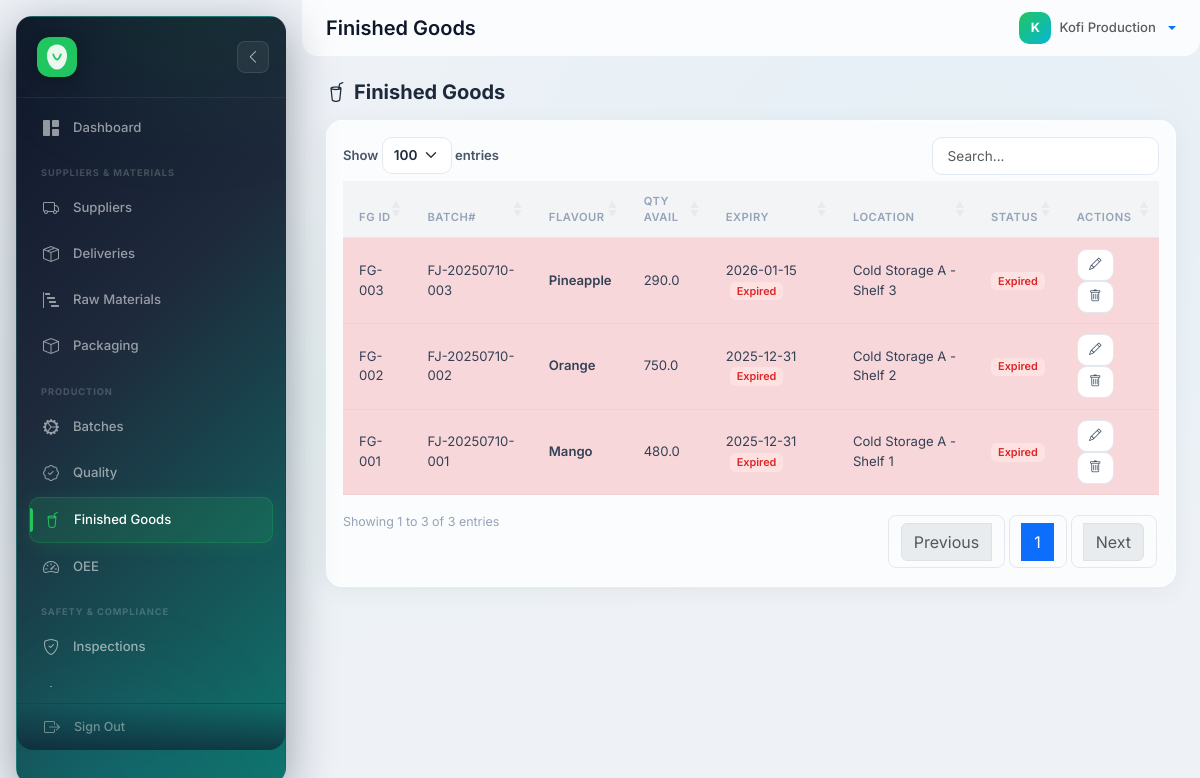
Screenshot of /?route=finished-goods (signed in) with the database file from the repository.
### tables this page shows
CREATE TABLE finished_goods (
    FG_ID              VARCHAR(50)    PRIMARY KEY,
    BatchID            VARCHAR(50)    DEFAULT NULL,
    Flavour            VARCHAR(100)   NOT NULL,
    ExpiryDate         DATE           NOT NULL,
    QuantityAvailable  DECIMAL(10,2)  DEFAULT 0,
    Unit               VARCHAR(30)    DEFAULT 'bottles',
    StorageLocation    VARCHAR(100)   DEFAULT NULL,
    created_at         TIMESTAMP      DEFAULT CURRENT_TIMESTAMP,
    FOREIGN KEY (BatchID) REFERENCES production_batches(BatchID) ON UPDATE CASCADE ON DELETE SET NULL,
    INDEX idx_fg_expiry (ExpiryDate),
    INDEX idx_fg_flavour(Flavour)
);

CREATE TABLE production_batches (
    BatchID               VARCHAR(50)    PRIMARY KEY,
    BatchNumber           VARCHAR(50)    NOT NULL UNIQUE,
    ProductionDate        DATE           NOT NULL,
    Flavour               VARCHAR(100)   NOT NULL,
    Quantity              DECIMAL(10,2)  NOT NULL DEFAULT 0,
    Unit                  VARCHAR(30)    DEFAULT 'litres',
    Status                ENUM('Pending','In Progress','Completed','Rejected','Cancelled') DEFAULT 'Pending',
    UserID                VARCHAR(50)    DEFAULT NULL,
    RawMaterialID         VARCHAR(50)    DEFAULT NULL,
    PackagingMaterialID   VARCHAR(50)    DEFAULT NULL,
    MachineID             VARCHAR(50)    DEFAULT NULL,
    Notes                 TEXT           DEFAULT NULL,
    created_at            TIMESTAMP      DEFAULT CURRENT_TIMESTAMP,
    updated_at            TIMESTAMP      DEFAULT CURRENT_TIMESTAMP ON UPDATE CURRENT_TIMESTAMP,
    FOREIGN KEY (UserID)              REFERENCES users(UserID) ON UPDATE CASCADE ON DELETE SET NULL,
    FOREIGN KEY (RawMaterialID)       REFERENCES raw_materials(MaterialID) ON UPDATE CASCADE ON DELETE SET NULL,
    FOREIGN KEY (PackagingMaterialID) REFERENCES packaging_materials(PackageID) ON UPDATE CASCADE ON DELETE SET NULL,
    FOREIGN KEY (MachineID)           REFERENCES machines(MachineID) ON UPDATE CASCADE ON DELETE SET NULL,
    INDEX idx_pb_date   (ProductionDate),
    INDEX idx_pb_status (Status),
    INDEX idx_pb_flavour(Flavour)
);

### backend/controllers/Controller.php (called while the page is built, shortened)
<?php
abstract class Controller
{
    protected string $viewPath;
    protected function render(string $view, array $data = []): void
    {
        extract($data);
        $viewFile = APP_ROOT . '/frontend/views/' . $this->viewPath . '/' . $view . '.php';
        require $viewFile;
        require APP_ROOT . '/frontend/views/layouts/main.php';
    }
}

### backend/controllers/FinishedGoodsController.php (called while the page is built, shortened)
<?php
require_once __DIR__ . '/Controller.php';
class FinishedGoodsController extends Controller {
    public function __construct() {
        $this->model = new FinishedGoodModel();
    }
    public function index(): void {
        $this->render('index', ['goods' => $this->model->getAllDetailed()]);
    }
}

### backend/models/Model.php (called while the page is built, shortened)
<?php
require_once __DIR__ . '/../config/database.php';
abstract class Model
{
    protected PDO $db;
    public function __construct()
    {
        $this->db = getDb();
    }
    public function query(string $sql, array $params = []): array
    {
        $stmt = $this->db->prepare($sql);
        $stmt->execute($params);
        return $stmt->fetchAll();
    }
}

### backend/config/database.php (called while the page is built, shortened)
<?php
function getDb(): PDO {
    static $pdo = null;
    if ($pdo === null) {
        $dsn = 'mysql:host=' . DB_HOST . ';dbname=' . DB_NAME . ';charset=' . DB_CHARSET;
        $options = [
            PDO::ATTR_ERRMODE            => PDO::ERRMODE_EXCEPTION,
            PDO::ATTR_DEFAULT_FETCH_MODE => PDO::FETCH_ASSOC,
            PDO::ATTR_EMULATE_PREPARES   => false,
        ];
         $pdo = new PDO($dsn, DB_USER, DB_PASS, $options);
    }
    return $pdo;
}
function sanitize(mixed $input): string {
    return htmlspecialchars(trim((string)$input), ENT_QUOTES, 'UTF-8');
}

### backend/models/FinishedGoodModel.php (called while the page is built, shortened)
<?php
require_once __DIR__ . '/Model.php';
class FinishedGoodModel extends Model {
    public function getAllDetailed(): array {
        return $this->query(
            "SELECT fg.*, pb.BatchNumber
             FROM finished_goods fg
             LEFT JOIN production_batches pb ON fg.BatchID = pb.BatchID
             ORDER BY fg.FG_ID DESC"
        );
    }
}

### frontend/views/finished_goods/index.php (the view, shortened to what this page needs)
<?php $pageTitle = 'Finished Goods'; ?>
<div class="d-flex justify-content-between align-items-center mb-3">
    <h5 class="fw-bold mb-0"><i class="bi bi-cup-straw me-2"></i><?= $pageTitle ?></h5>
</div>
<div class="card border-0 shadow-sm">
    <div class="card-body">
        <table id="dataTable" class="table table-hover align-middle">
            <thead class="table-light">
                <tr><th>FG ID</th><th>Batch#</th><th>Flavour</th><th>Qty Avail</th><th>Expiry</th><th>Location</th><th>Status</th><th>Actions</th></tr>
            </thead>
            <tbody>
                <?php foreach ($goods as $g): ?>
                <?php $expiring = strtotime($g['ExpiryDate'] ?? '') <= strtotime('+30 days') && strtotime($g['ExpiryDate'] ?? '') >= time(); ?>
                <?php $expired = strtotime($g['ExpiryDate'] ?? '') < time(); ?>
                <tr class="<?= $expired ? 'table-danger' : ($expiring ? 'table-warning' : '') ?>">
                    <td><?= sanitize($g['FG_ID']) ?></td>
                    <td><?= sanitize($g['BatchNumber'] ?? $g['batch_number'] ?? '') ?></td>
                    <td class="fw-semibold"><?= sanitize($g['Flavour'] ?? '') ?></td>
                    <td><?= number_format((float)($g['QuantityAvailable'] ?? 0), 1) ?></td>
                    <td>
                        <?= sanitize($g['ExpiryDate'] ?? '') ?>
                        <?php if ($expired): ?><span class="badge bg-danger ms-1">Expired</span>
                        <?php elseif ($expiring): ?><span class="badge bg-warning text-dark ms-1">Expiring Soon</span>
                        <?php endif; ?>
                    </td>
                    <td><?= sanitize($g['StorageLocation'] ?? $g['storage_location'] ?? '') ?></td>
                    <td>
                        <?php if ($expired): ?><span class="badge bg-danger">Expired</span>
                        <?php elseif ($expiring): ?><span class="badge bg-warning text-dark">Warning</span>
                        <?php else: ?><span class="badge bg-success">Good</span>
                        <?php endif; ?>
                    </td>
                    <td>
                        <a href="?route=finished-goods/edit&id=<?= urlencode($g['FG_ID']) ?>" class="btn btn-sm btn-outline-primary" title="Edit"><i class="bi bi-pencil"></i></a>
                        <a href="?route=finished-goods/delete&id=<?= urlencode($g['FG_ID']) ?>" class="btn btn-sm btn-outline-danger" title="Delete" onclick="return confirm('Delete this finished good?')"><i class="bi bi-trash"></i></a>
                    </td>
                </tr>
                <?php endforeach; ?>
            </tbody>
        </table>
    </div>
</div>

### frontend/assets/css/glass.css (style rules this page uses)
:root { --sidebar-width: 270px; --sidebar-collapsed: 85px; --glass-bg: rgba(255,255,255,0.78); --glass-border: rgba(255,255,255,0.5); --glass-shadow: 0 4px 24px rgba(0,0,0,0.05); --glass-blur: blur(24px); --brand: #22c55e; --brand-accent: #06b6d4; --gradient-brand: linear-gradient(135deg, #22c55e 0%, #06b6d4 100%); --gradient-warm: linear-gradient(135deg, #f97316 0%, #ef4444 100%); --gradient-cool: linear-gradient(135deg, #6366f1 0%, #8b5cf6 100%); --gradient-sky: linear-gradient(135deg, #0ea5e9 0%, #2563eb 100%); --gradient-rose: linear-gradient(135deg, #f43f5e 0%, #e11d48 100%); --gradient-amber: linear-gradient(135deg, #f59e0b 0%, #d97706 100%); --gradient-emerald: linear-gradient(135deg, #10b981 0%, #059669 100%); --radius: 16px; --radius-sm: 10px; }
*, *::before, *::after { box-sizing: border-box; }
body { font-family: 'Inter', system-ui, -apple-system, sans-serif !important; background: #eef2f7 !important; background-image: radial-gradient(ellipse at 20% 50%, rgba(34,197,94,0.04) 0%, transparent 50%), radial-gradient(ellipse at 80% 20%, rgba(6,182,212,0.04) 0%, transparent 50%) !important; color: #1e293b; -webkit-font-smoothing: antialiased; }
.card, .border-0 { background: var(--glass-bg) !important; backdrop-filter: var(--glass-blur) !important; -webkit-backdrop-filter: var(--glass-blur) !important; border: 1px solid var(--glass-border) !important; border-radius: var(--radius) !important; box-shadow: var(--glass-shadow) !important; transition: all 0.25s ease; }
.table { border-collapse: collapse; }
.table th { font-size: 0.7rem !important; font-weight: 600 !important; text-transform: uppercase !important; letter-spacing: 0.05em !important; color: #94a3b8 !important; padding: 0.7rem 1rem !important; border-bottom: 1px solid rgba(0,0,0,0.05) !important; background: rgba(0,0,0,0.01) !important; }
.table td { padding: 0.65rem 1rem !important; font-size: 0.82rem !important; color: #334155 !important; border-bottom: 1px solid rgba(0,0,0,0.03) !important; }
.table-light { background: rgba(0,0,0,0.01) !important; }
.table-light th { background: rgba(0,0,0,0.02) !important; }
.btn-outline-primary { border: 1.5px solid #e2e8f0 !important; color: #475569 !important; background: white !important; border-radius: var(--radius-sm) !important; font-weight: 600 !important; transition: all 0.15s !important; }
.btn-outline-danger { border: 1.5px solid #e2e8f0 !important; color: #475569 !important; background: white !important; border-radius: var(--radius-sm) !important; font-weight: 600 !important; transition: all 0.15s !important; }
.btn-sm { font-size: 0.78rem !important; padding: 0.35rem 0.7rem !important; }
.badge { font-weight: 600 !important; font-size: 0.68rem !important; border-radius: 6px !important; }
.badge.bg-danger { background: #fee2e2 !important; color: #dc2626 !important; }

### rows the page displays
finished_goods: FG_ID "FG-003", BatchID.BatchNumber "FJ-20250710-003", Flavour "Pineapple", QuantityAvailable "290.0", ExpiryDate "2026-01-15", shows "Expired", StorageLocation "Cold Storage A - Shelf 3"
finished_goods: FG_ID "FG-002", BatchID.BatchNumber "FJ-20250710-002", Flavour "Orange", QuantityAvailable "750.0", ExpiryDate "2025-12-31", shows "Expired", StorageLocation "Cold Storage A - Shelf 2"
finished_goods: FG_ID "FG-001", BatchID.BatchNumber "FJ-20250710-001", Flavour "Mango", QuantityAvailable "480.0", ExpiryDate "2025-12-31", shows "Expired", StorageLocation "Cold Storage A - Shelf 1"

### other values shown
$pageTitle "Finished Goods"
substr($user['name'] ?? 'U', 0, 1) "K"
$user['name'] "Kofi Production"
